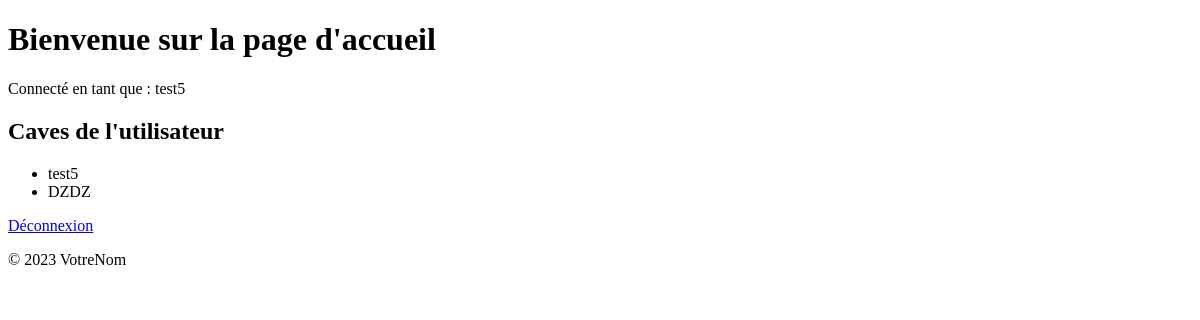
Page /accueil (signed in) on the earlier database version.
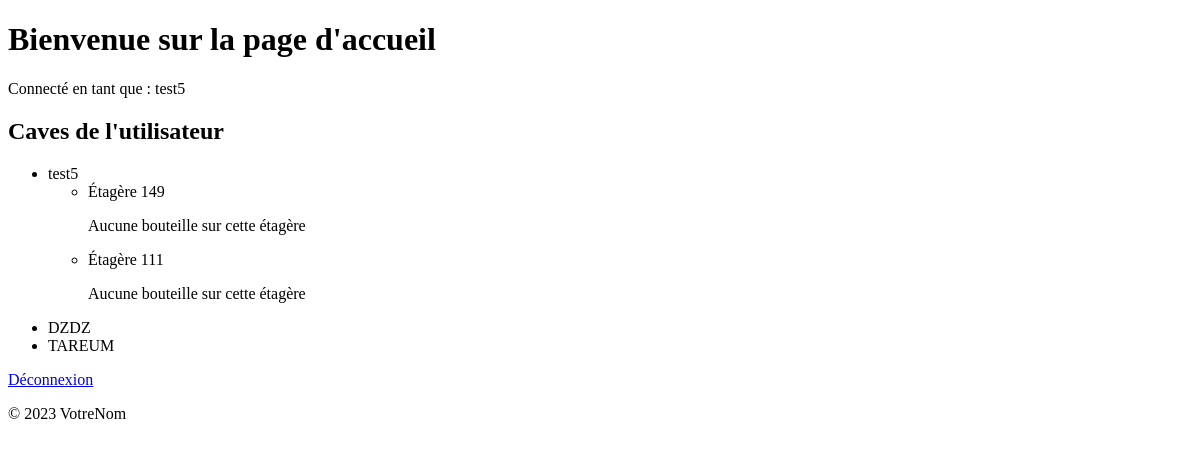
Same page on the later database version.
### tables this page shows
CREATE TABLE Caves (
                id_cave INTEGER PRIMARY KEY,
                nom_cave TEXT NOT NULL,
                proprietaire_id INTEGER NOT NULL,
                FOREIGN KEY (proprietaire_id) REFERENCES Utilisateurs(id_utilisateur)
            );

CREATE TABLE Etageres (
                id_etagere INTEGER PRIMARY KEY,
                numero INTEGER NOT NULL,
                region TEXT NOT NULL,
                emplacements_disponibles INTEGER NOT NULL,
                cave_associee_id INTEGER NOT NULL,
                FOREIGN KEY (cave_associee_id) REFERENCES Caves(id_cave)
            );

### app.py (the view)
@app.route("/")
@app.route("/accueil")
def accueil():
    if "logged_in" in session and session["logged_in"]:
        nom_utilisateur = session["username"]
        caves_utilisateur = Cave.afficher_details_cave(session["user_id"])
        if request.args.get("response") == "json":
            return jsonify({"status": "success", "msg": caves_utilisateur}), 200
        else:
            return render_template(
                "accueil.html",
                nom_utilisateur=nom_utilisateur,
                caves_utilisateur=caves_utilisateur,
            )
    else:
        return redirect(url_for("users.deconnexion"))  # Rediriger vers la page de connexion après la déconnexion

### models/cave.py (called while the page is built)
    @staticmethod
    def get_utilisateur_caves(utilisateur_id):
        conn = sqlite3.connect("bdd.db")
        c = conn.cursor()
        c.execute("SELECT * FROM Caves WHERE proprietaire_id = ?", (utilisateur_id,))
        rows = c.fetchall()
        caves_utilisateur = [
            Cave(row[0], row[1], Utilisateur(row[2], None, None, None)) for row in rows
        ]
        conn.close()
        return caves_utilisateur

    @classmethod
    def afficher_details_cave(cls, user_id):
        conn = sqlite3.connect("bdd.db")
        c = conn.cursor()
        caves_utilisateur = Cave.get_utilisateur_caves(user_id)
        for current_cave in caves_utilisateur:
            c.execute(
                "SELECT * FROM Etageres WHERE cave_associee_id = ?",
                (current_cave.id_cave,),
            )
            etageres_cave = c.fetchall()
            current_cave.etageres = [
                Etagere(row[0], row[1], row[2], row[3], current_cave)
                for row in etageres_cave
            ]
        conn.close()
        return caves_utilisateur

### templates/accueil.html (shortened to what this page needs)
<!DOCTYPE html>
<html lang="en">
<head>
</head>
<body>
    <header>
        <h1>Bienvenue sur la page d'accueil</h1>
        {% if nom_utilisateur %}
            <p>Connecté en tant que : {{ nom_utilisateur }}</p>
            <h2>Caves de l'utilisateur</h2>
            <ul>
                {% for cave in caves_utilisateur %}
                    <li>
                        {{ cave.nom_cave }}
                        <ul>
                            {% for etagere in cave.etageres %}
                                <li>Étagère {{ etagere.numero }}
                                    {% if etagere.bouteilles %}
                                        <ul>
                                            {% for bouteille in etagere.bouteilles %}
                                                <li>{{ bouteille.nom }}</li>
                                            {% endfor %}
                                        </ul>
                                    {% else %}
                                        <p>Aucune bouteille sur cette étagère</p>
                                    {% endif %}
                                </li>
                            {% endfor %}
                        </ul>
                    </li>
                {% endfor %}
            </ul>
        {% endif %}
    </header>
    <main>
        <a href="{{ url_for('users.deconnexion') }}">Déconnexion</a>
    </main>
    <footer>
        <p>© 2023 VotreNom</p>
    </footer>
</body>
</html>

Differences in the rows shown:
added Etageres: numero "149", shown under Caves "test5"
added Etageres: numero "111", shown under Caves "test5"
added Caves: nom_cave "TAREUM"
